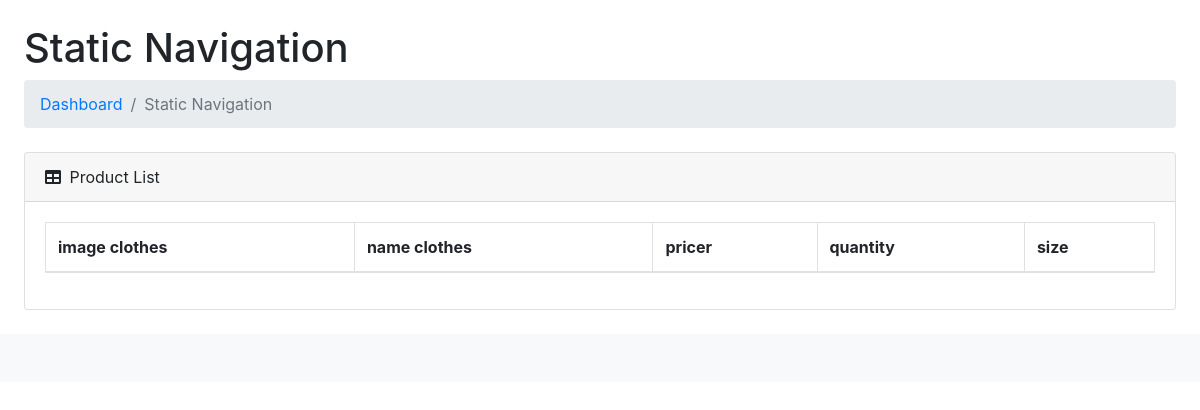
The app's page /admin-test/chitiet_hoadon.php?MaHD=5, older data.
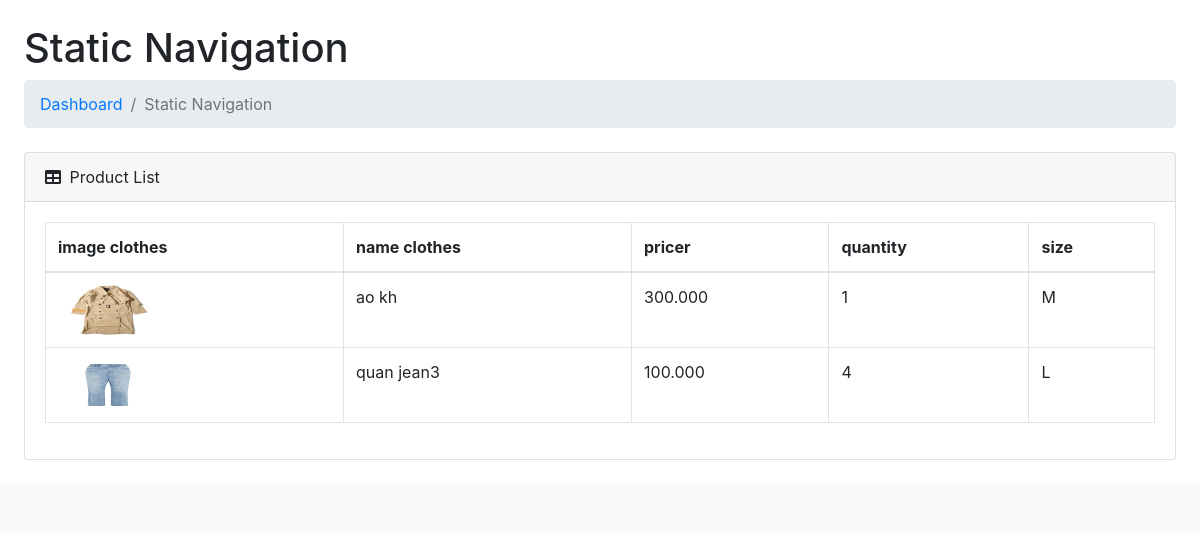
The same page, newer data.
### tables this page shows
CREATE TABLE `chitiet_hoadon` (
  `SoHD` int(11) NOT NULL,
  `MaHD` int(11) NOT NULL,
  `id_cloth` int(11) NOT NULL,
  `soluong` int(11) NOT NULL,
  `size` varchar(50) NOT NULL
);

CREATE TABLE `clothes` (
  `id` int(4) NOT NULL,
  `id_type` int(4) NOT NULL,
  `name` varchar(40) NOT NULL,
  `price` varchar(255) NOT NULL,
  `picture` varchar(255) NOT NULL,
  `best_sell` int(11) NOT NULL
);

### admin-test/models/DataProvider.php (called while the page is built, shortened)
<?php
class DataProvider
{
	private $link;
	function __construct()
	{
		$this->link=mysqli_connect("localhost","root","","sellclothes");
	}
	function ExecuteQuery($sql)
	{
		mysqli_query($this->link,"set names 'utf8'");
		return mysqli_query($this->link, $sql);
	}
	function FetchAll($sql)
	{
		$result=$this->ExecuteQuery($sql);
		$arr=array();
		while($row=mysqli_fetch_assoc($result))
		{
			$arr[]=$row;
		}
		return $arr;
	}
}
?>

### admin-test/chitiet_hoadon.php (the view, shortened to what this page needs)
<!DOCTYPE html>
<html lang="en">
    <head>
        <link href="css/styles.css" rel="stylesheet" />
        <link href="https://cdn.datatables.net/1.10.20/css/dataTables.bootstrap4.min.css" rel="stylesheet" />
    </head>
    <body>
            <div id="layoutSidenav_content">
                <main>
                    <div class="container-fluid">
                        <h1 class="mt-4">Static Navigation</h1>
                        <ol class="breadcrumb mb-4">
                            <li class="breadcrumb-item"><a href="index.php">Dashboard</a></li>
                            <li class="breadcrumb-item active">Static Navigation</li>
                        </ol>
                        <div class="card mb-4">
                            <div class="card-header" >
                                <i class="fas fa-table mr-1"></i>
                                Product List
                            </div>
                            <div class="card-body">
                                <div class="table-responsive"  id='clothes_table'>
                                <table class="table table-bordered" id="dataTable" width="100%" cellspacing="0">
                                        <thead>
                                            <tr>
                                                <th>image clothes</th>
                                                <th>name clothes</th>
                                                <th>pricer</th>
                                                <th>quantity</th>
                                                <th>size</th>
                                            </tr>
                                        </thead>
                                        <tbody>
                                        <?php
                                        include_once("../admin-test/models/DataProvider.php");
                                        $db=new DataProvider();
                                        $sql="SELECT clothes.id,clothes.name,clothes.price,clothes.picture,chitiet_hoadon.soluong, chitiet_hoadon.size FROM `clothes` INNER JOIN `chitiet_hoadon` ON clothes.id=chitiet_hoadon.id_cloth INNER JOIN `hoadon` ON hoadon.MaHD=chitiet_hoadon.MaHD WHERE chitiet_hoadon.MaHD=$_GET[MaHD]";
                                        $array=$db->FetchAll($sql);
                                        foreach($array as $item){
                                            @$p=number_format($item['price'],0,",",".");
                                            echo "<tr>";
                                            echo "<td ><img src='../image/image_product/$item[picture]' class='image' style='width:100px; height:50px' ></td>";
                                                echo "<td class='name'>$item[name]</td>";
                                                echo "<td class='price'>$p</td>";
                                                echo "<td class='quantity'>$item[soluong]</td>";
                                                echo "<td class='size'>$item[size]</td>";
                                            echo "</tr>";
                                        }
                                    ?>
                                    </tbody>
                                    </table>
                                </div>
                            </div>
                        </div>
                    </div>
                    </div>
                <footer class="py-4 bg-light mt-auto">
                </footer>
    </body>
</html>

Row changes from the older to the newer data that the page shows:
added chitiet_hoadon: id_cloth.picture (picture), id_cloth.name "ao kh", id_cloth.price "300.000", soluong "1", size "M"
added chitiet_hoadon: id_cloth.picture (picture), id_cloth.name "quan jean3", id_cloth.price "100.000", soluong "4", size "L"
